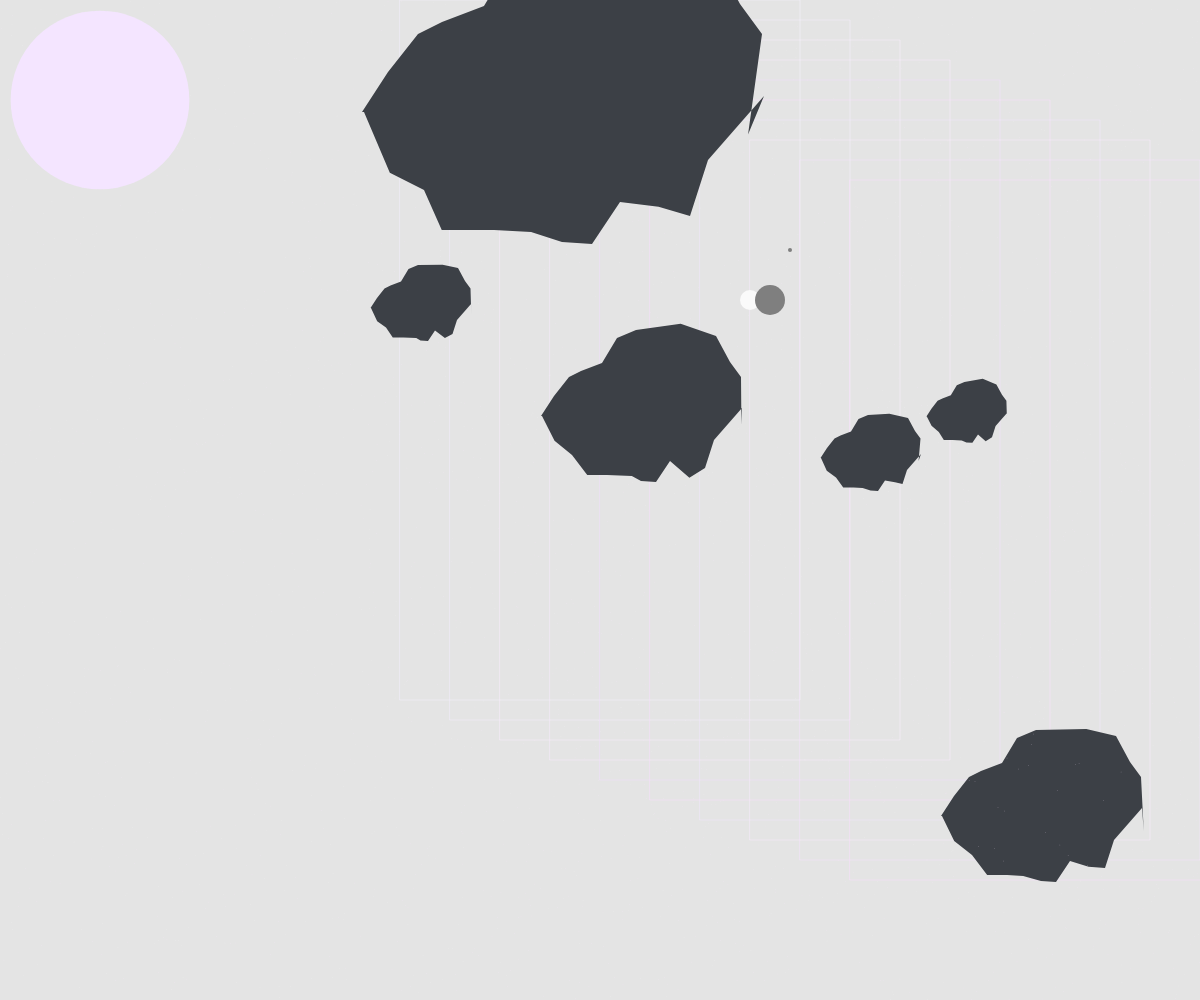
Frame 1 (no input)
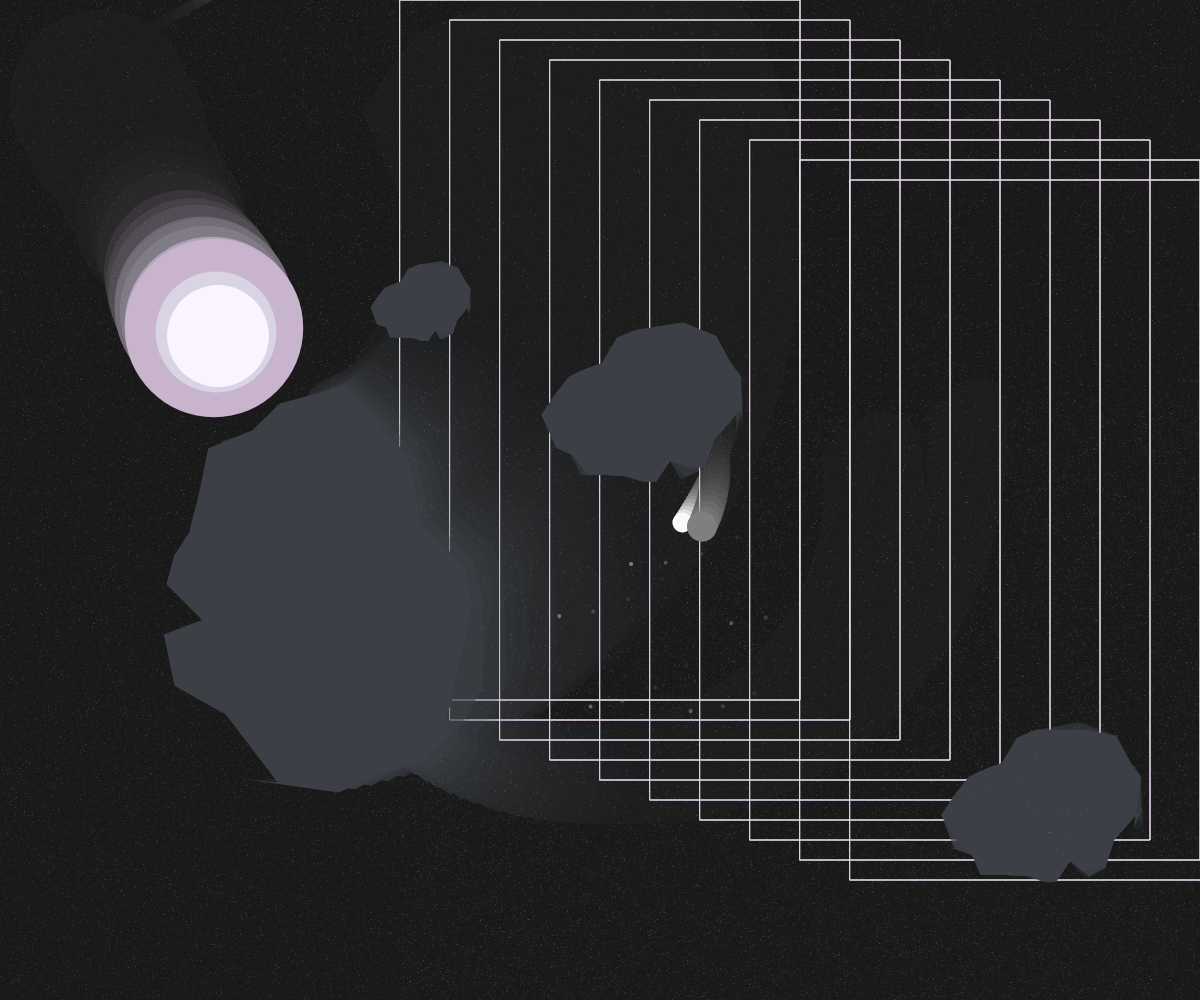
Frame 60 (no input)
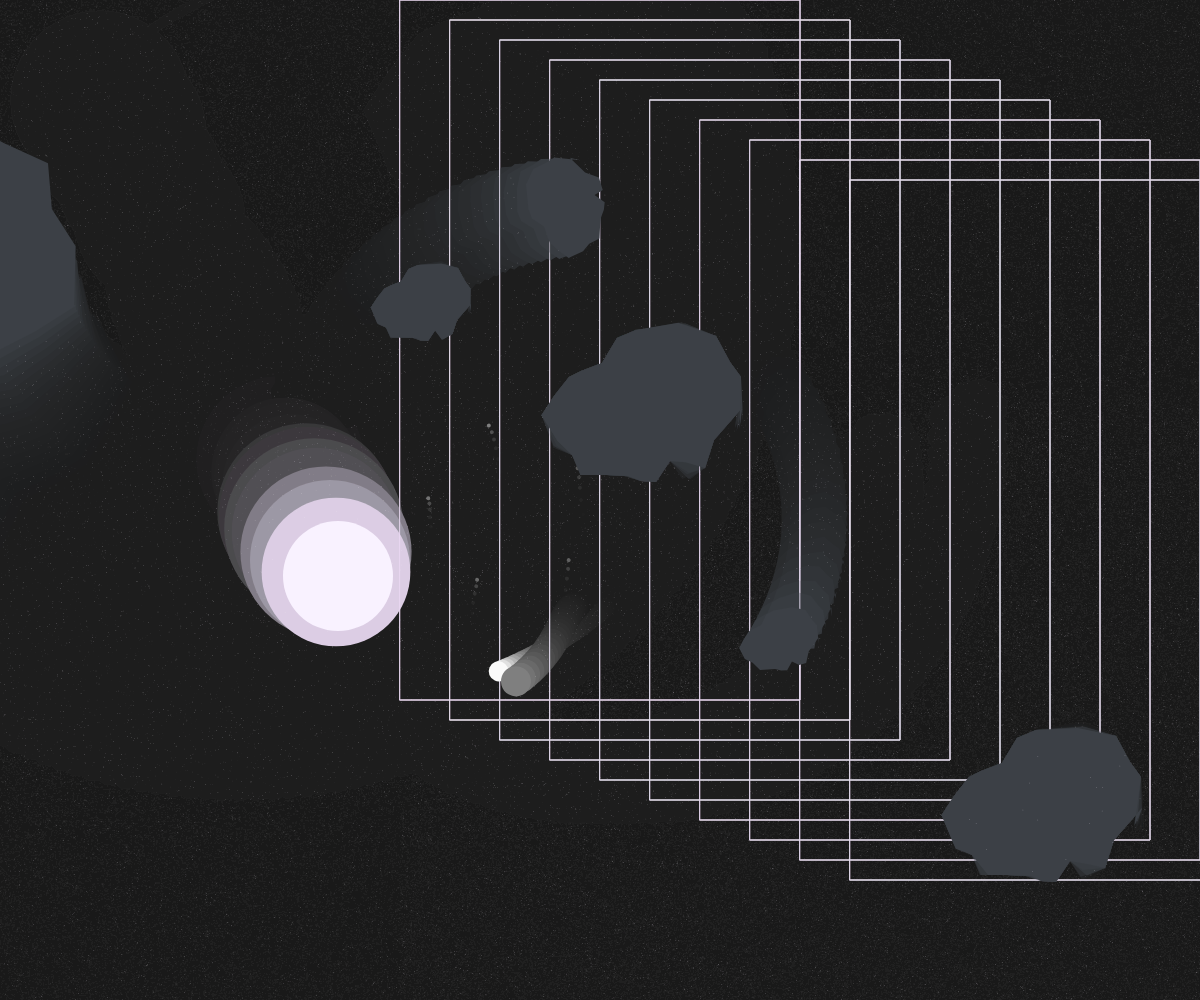
Frame 120 (the mouse pressed at the canvas centre since frame 60)

The p5.js sketch that drew these frames (run headless with seeded random() and noise() and a simulated clock; from frame 60 on, the mouse is pressed at the canvas centre):

// p5.js sketch
// ── sketch.js
/*
  Solar sim
 */

// keeping track of the current frame enables us to track time. 
// this helps us move things in our sketch
let frame = 0;

function setup(){
 createCanvas(windowWidth, windowHeight); 
}

function draw(){
  
  // draw a slightly transparent rect (second fill parameter) instead of using background
  // fill(32, 32, 32, 8);
  // rect(0,0, width, height);
  background(32, 32, 32, 30);
  
  // draw some static noise using random
  stroke(240);
  strokeWeight(0.5);
  for(let i = 0 ; i < 1000; i++){
    point(random(width), random(height));
  }

//strokeWeight(4);

 for (n = 0; n<10; n++){
  //strokeWeight(4);
  stroke( random(240, 250), random(220, 245), 255);
  noFill();
  rect(400+ n*50, n*20, 400, 700);

 };

 

  push();
  
  translate(400,400);
  //rotate(0);
  //scale(3);
  drawRock();
  
  push();
  rotate( frame * 0.01);
  translate( -330, -300 );
  fill (250, 250, 250);
  ellipse(0,0, 10, 10);
 
  pop();
  pop();


  drawRock();
  translate(100, 100);
  let diam = random(100, 180);
 
  fill( random(240, 250), random(220, 245), 255);
  ellipse( frame*2, frame*4, diam, diam);
  ellipse( width-40, 800 -frame, diam/3, diam/3);
  scale(0.5); 
  
  drawRock();
  
 
  // start by moving moving to the center of the screen 
  // * this sketch has no use for top left so no need to push the matrix
  translate(width/2 -100, height/2 -100);
  
  // draw the earth 1
  push(); // first push 
  scale(2);
  rotate( frame * 0.01);
  translate( 400, 0 );
  fill (250, 250, 250);
  ellipse(0,0, 20, 20);
  
  // draw the moon 1
  push(); // second push
  
  rotate( frame * 0.01 * 10 );
  translate(20, 0);
  fill(127);
  ellipse( 0, 0, 30, 30); 
  
  pop();
   //-- back to earth
  pop();
  // -- back to sun
  
  translate(width/2 - 120, height/2 - 120);
  
  push(); // first push 2 
  scale(1);
  rotate( frame * 0.04 );
  translate( 500, 0 );
  fill (0);
 // ellipse(0,0, 10, 10);
  translate(-width/2 + 20, -height/2 + 20);
  drawRock();
  
  // draw the moon
  push(); // second push
  
  rotate( frame * 0.0002 * 60);
  scale(0.8);
  translate(400, 0);
  fill(100);
  drawRock(); 
  
  push(); // second push
  
  rotate( frame * 0.02 * 60 );
  translate(200, 0);
  fill(127);
 
  ellipse( 0, 0, 10, 10); 
  
  pop();

  pop();
   //-- back to earth
  pop();
  // -- back to sun

  translate(-width+500, -height+500);
  scale(4);
  
  // draw the earth 1
  push(); // first push 
  rotate( frame * 0.01 * 3);
  translate( 100, 0 );
  fill (250, 250, 250);
  //ellipse(0,0, 10, 10);
  translate(-width/2 + 20, -height/2 + 20);
  fill(200);
  drawRock();


  // draw the moon 1
  push(); // second push
  
  rotate( frame * 0.001 * 10 );
  translate(50, 0);
  fill(200);
  ellipse( 0, 0, 10, 10); 
  
  pop();
   //-- back to earth
  pop();
  // -- back to sun

  // don't forget to move the frame counter along - otherwise nothing will ever move
  frame++;

 // print('mouseX =' + mouseX +'  ' + 'mouseY =' + mouseY);
}

function drawRock(){
 // stroke(240);
//  strokeWeight(0.5);

  for(let i = 0 ; i < 1000; i++){
    point(random(width), random(height));
  }
//translate(0,0);
noStroke();
fill (60, 64, 70);
beginShape();
vertex(542, 416);
vertex(random(553,558),random(439,449));
vertex(572, 455);
vertex(random(580,590), 475);
vertex(607, 475);
vertex(random(623,633), 476);
vertex(641, 481);
vertex(656, 482);
vertex(670, 461);
vertex(random(680,690), random(461,480));
vertex(705, 468);
vertex(714, 440);
vertex(742, 408);
vertex(random(734,744), random(422,432));
vertex(741, 377);
vertex(730, 362);
vertex(716, 336);
vertex(random(677,687),random(322,332));
vertex(636, 330);
vertex(617, 338);
vertex(602, 363);
vertex(581, 371);
vertex(569, 377);
vertex(554, 396);
vertex(541, 416);
endShape(CLOSE); 

}


function drawRock2(){
  for(let i = 0 ; i < 1000; i++){
    point(random(width), random(height));
  }

translate(40,0);
noStroke();
fill (255, 250, 240);
beginShape();
vertex(0,0);
curveVertex(random(5,8),random(4,6));
curveVertex(random(6,7), 8);
curveVertex(random(6,8), 4);
vertex(random(9,11), random(3,5));
vertex(random(13,14), random(2,4));
vertex(random(20,30), random(15,20));
vertex(random(4,5), random(27,30));
endShape(CLOSE); 

}

/* full screening will change the size of the canvas */
function windowResized() {
  resizeCanvas(windowWidth, windowHeight);
}
